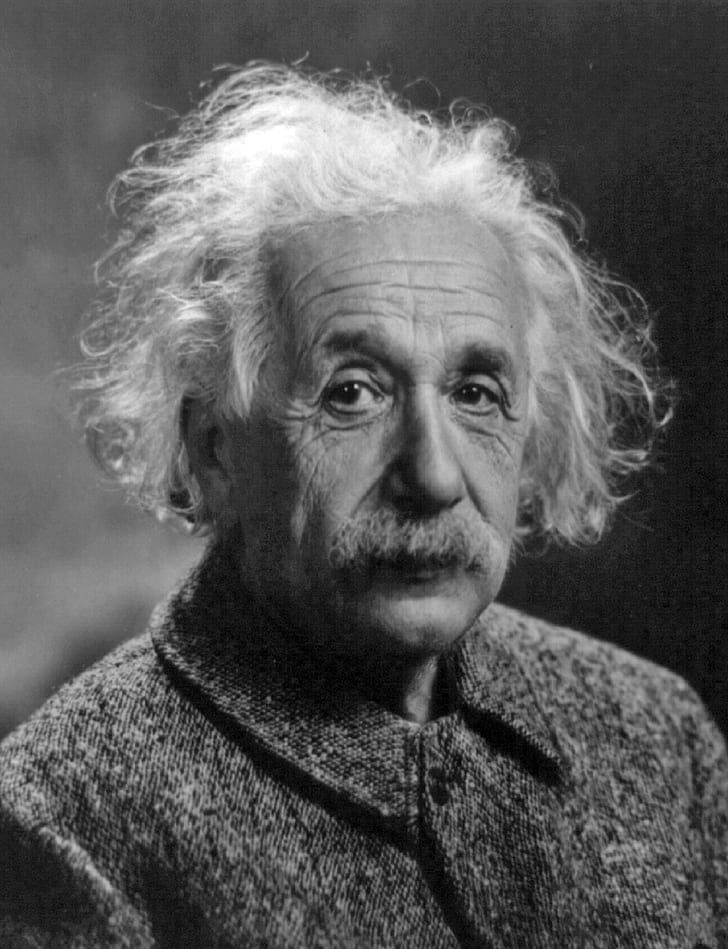
#> input picture Images_and_videos/albert-einstein_gray.jpg, 728 x 949 px
$ python 1_reading_manipulating_and_saving_grayscale_images.py
#> lines starting #> are read from the running program, lines starting #| are printed output that depends on the picture
import cv2
import numpy as np


# Define a function to display images
def show(title, source=None):
    cv2.imshow(title, source)
    cv2.waitKey(0)
    cv2.destroyAllWindows()


# Read an image as grayscale
source_image = cv2.imread('..//Images_and_videos//albert-einstein_gray.jpg', cv2.IMREAD_GRAYSCALE)
#> source_image is the input picture: shape (949, 728); min 0, max 255, mean 89.4

# Check the shape and type of the image
print(source_image.shape)
#| (949, 728)
print(source_image.dtype)
#| uint8
print(type(source_image))
#| <class 'numpy.ndarray'>

# Create a window and display the image
cv2.namedWindow('Images', cv2.WINDOW_NORMAL)

# Replace eyes with white rectangles
image = source_image.copy()
image[330:440, 300:400] = 255
image[330:440, 430:520] = 255
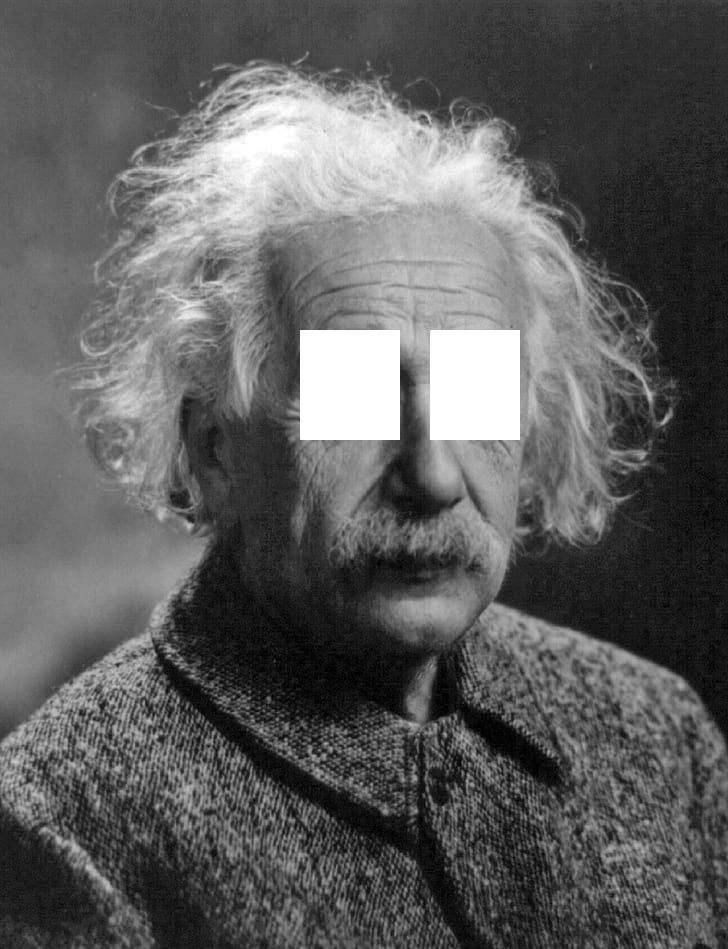
#> image: shape (949, 728); min 0, max 255, mean 94

# Display the result
# show('Images', source_image)
# show('Original image', source_image)
# show('Eyes replaced', image)
